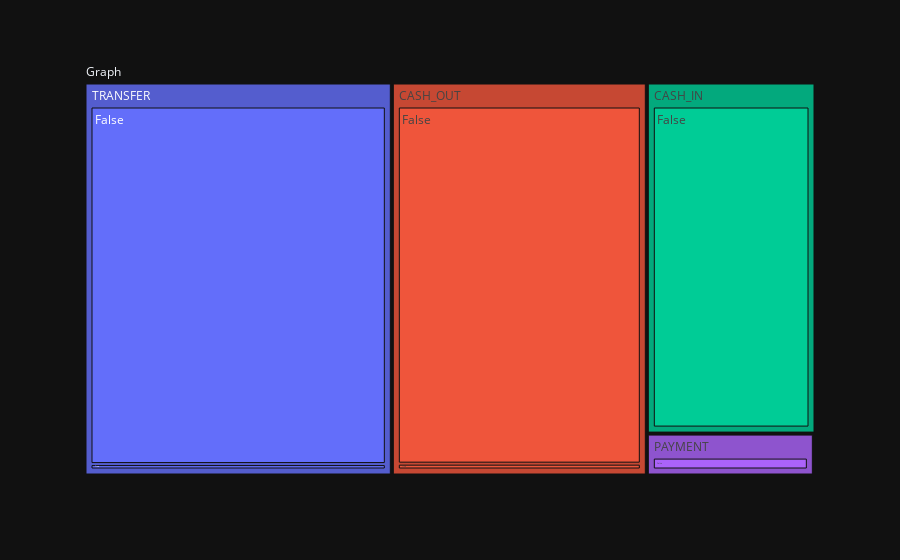

Notebook source saved alongside this figure:
### Markdown cell above
## Treemap

### Code cell
fig= px.treemap(df.sample(frac=0.01), path=[px.Constant("Graph"),"Type","Fraudulent"], values="Amount")
fig.show()
#https://plotly.com/python/treemaps/

### Figure 1 — Plotly figure (JSON) as saved in the notebook; plotly's stock layout.template omitted (floating-point values rounded to 4 significant figures)
{"data": [{"branchvalues": "total", "domain": {"x": [0, 1], "y": [0, 1]}, "hovertemplate": "labels=%{label}<br>Amount=%{value}<br>parent=%{parent}<br>id=%{id}<extra></extra>", "ids": ["Graph/CASH_IN/False", "Graph/CASH_OUT/False", "Graph/DEBIT/False", "Graph/PAYMENT/False", "Graph/TRANSFER/False", "Graph/CASH_OUT/True", "Graph/TRANSFER/True", "Graph/CASH_IN", "Graph/CASH_OUT", "Graph/DEBIT", "Graph/PAYMENT", "Graph/TRANSFER", "Graph"], "labels": ["False", "False", "False", "False", "False", "True", "True", "CASH_IN", "CASH_OUT", "DEBIT", "PAYMENT", "TRANSFER", "Graph"], "name": "", "parents": ["Graph/CASH_IN", "Graph/CASH_OUT", "Graph/DEBIT", "Graph/PAYMENT", "Graph/TRANSFER", "Graph/CASH_OUT", "Graph/TRANSFER", "Graph", "Graph", "Graph", "Graph", "Graph", ""], "type": "treemap", "values": [2354000000.0, 3920000000.0, 2754000.0, 278400000.0, 4730000000.0, 64040000.0, 71750000.0, 2354000000.0, 3984000000.0, 2754000.0, 278400000.0, 4802000000.0, 11420000000.0]}], "layout": {"legend": {"tracegroupgap": 0}, "margin": {"t": 60}}}
